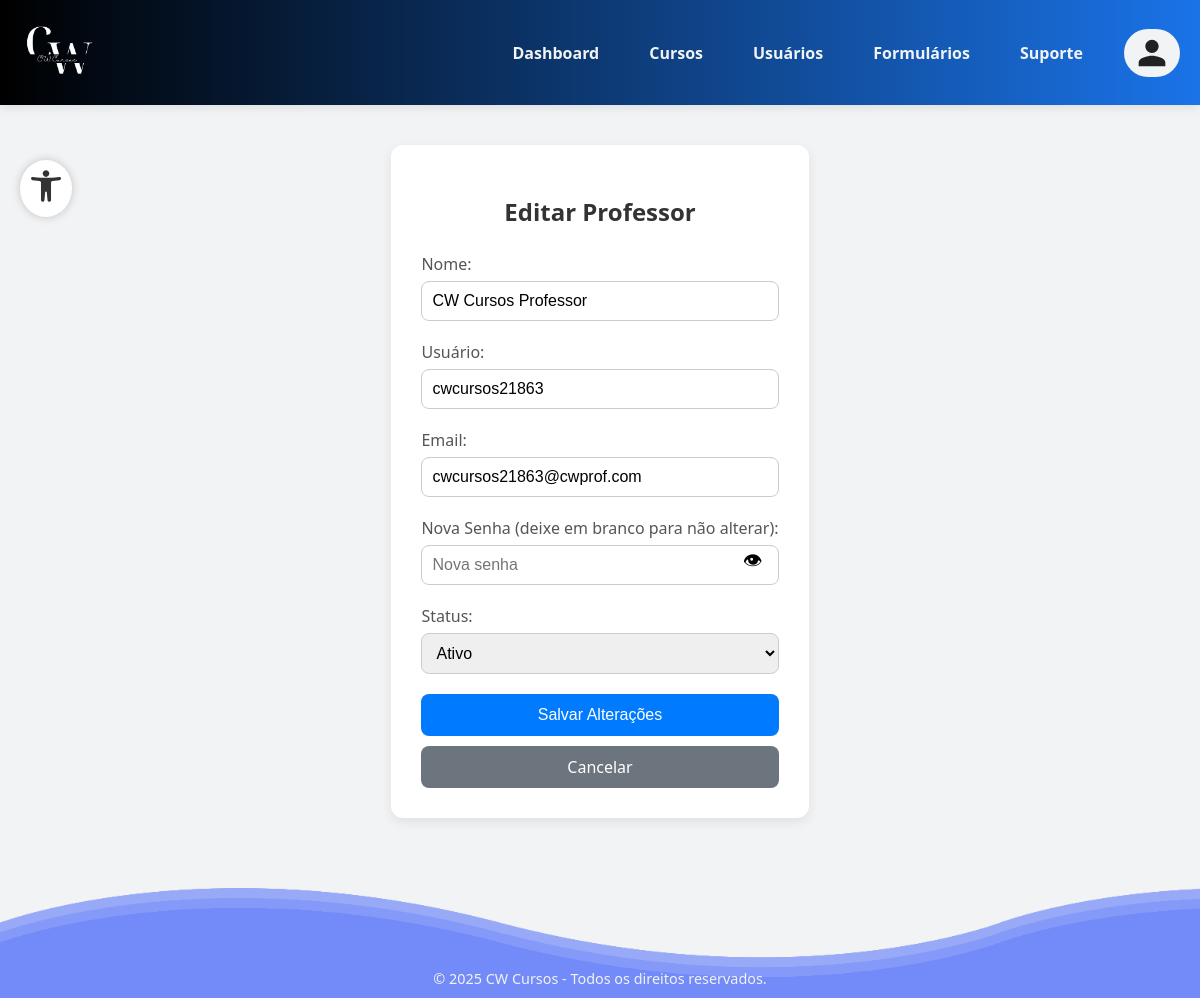
The app's page /administrador/usuarios/funcoes/editar.php?id=53&type=professor, older data.
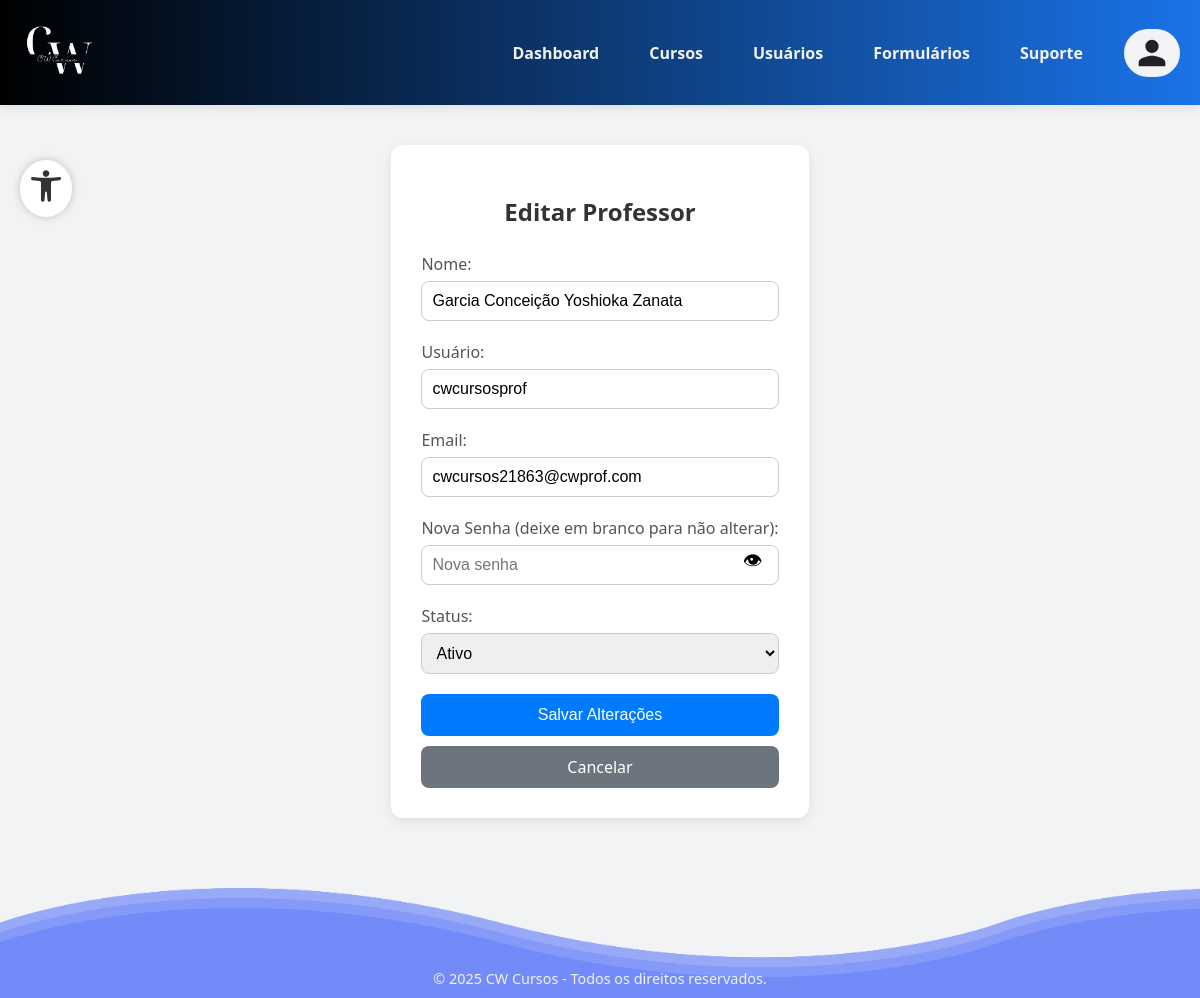
The same page, newer data.
### tables this page shows
CREATE TABLE IF NOT EXISTS `usuarios` (
  `id` int NOT NULL AUTO_INCREMENT,
  `nome` varchar(45) DEFAULT NULL,
  `usuario` varchar(50) DEFAULT NULL,
  `email` varchar(255) DEFAULT NULL,
  `senha` varchar(255) DEFAULT NULL,
  `photo` varchar(255) DEFAULT '/AAP-5_3306/funcoes/uploads/profile/default_profile.jpg',
  `data_nascimento` date DEFAULT NULL,
  `tipo` enum('aluno','professor','administrador') NOT NULL DEFAULT 'aluno',
  `status` enum('ativo','pendente','bloqueado') NOT NULL DEFAULT 'ativo',
  `reset_token_hash` varchar(255) DEFAULT NULL,
  `reset_token_expires_at` datetime DEFAULT NULL,
  `aceitou_termos` tinyint(1) NOT NULL DEFAULT '0',
  `cpf` varchar(14) DEFAULT NULL,
  `rg` varchar(20) DEFAULT NULL,
  `endereco` varchar(255) DEFAULT NULL,
  `telefone` varchar(20) DEFAULT NULL,
  `linkedin` varchar(255) DEFAULT NULL,
  `experiencia` text,
  `area_conhecimento` varchar(100) DEFAULT NULL,
  `disponibilidade` varchar(100) DEFAULT NULL,
  PRIMARY KEY (`id`),
  UNIQUE KEY `email` (`email`),
  UNIQUE KEY `usuario` (`usuario`) USING BTREE
);

### administrador/usuarios/funcoes/editar.php (the view, shortened to what this page needs)
<?php
include '../../../funcoes/conexao.php';
$id = $_GET['id'] ?? null;
$type = $_GET['type'] ?? '';
$stmt = $conexao->prepare("SELECT * FROM usuarios WHERE id = ? AND tipo = ?");
$stmt->bind_param("is", $id, $type);
$stmt->execute();
$result = $stmt->get_result();
$usuario = $result->fetch_assoc();
?>
<!DOCTYPE html>
<html lang="pt-BR">
<head>
    <link rel="stylesheet" href="https://cdn.jsdelivr.net/npm/bootstrap-icons@1.11.3/font/bootstrap-icons.min.css">
    <link rel="stylesheet" href="css/editar.css">
    <link rel="stylesheet" href="partials/style.css">
</head>
<body>
    <?php include 'partials/header.php'; ?>
    <div class="container">
        <div class="edit">
            <h2>Editar <?= ucfirst($type) ?></h2>
            <form method="POST">
                <label for="nome">Nome:</label>
                <input type="text" name="nome" value="<?= htmlspecialchars($usuario['nome']) ?>" required>
                <label for="usuario">Usuário:</label>
                <input type="text" name="usuario" value="<?= htmlspecialchars($usuario['usuario']) ?>" required>
                <label for="email">Email:</label>
                <input type="email" name="email" value="<?= htmlspecialchars($usuario['email']) ?>" required>
                <label for="senha">Nova Senha (deixe em branco para não alterar):</label>
                <div class="senha-container">
                    <input type="password" name="senha" id="senha" placeholder="Nova senha">
                    <button type="button" class="toggle-senha" onclick="toggleSenha()">👁</button>
                </div>
                <label for="status">Status:</label>
                <select name="status">
                    <option value="ativo" <?= $usuario['status'] === 'ativo' ? 'selected' : '' ?>>Ativo</option>
                </select>
                <button type="submit">Salvar Alterações</button>
                <a href="../<?= $type ?>/list.php?type=<?= $type ?>">Cancelar</a>
            </form>
        </div>
    </div>
    <?php include 'partials/footer.php'; ?>
</body>
</html>

Row changes from the older to the newer data that the page shows:
changed usuarios "cwcursos21863@cwprof.com": nome "CW Cursos Professor" → "Garcia Conceição Yoshioka Zanata"; usuario "cwcursos21863" → "cwcursosprof"
